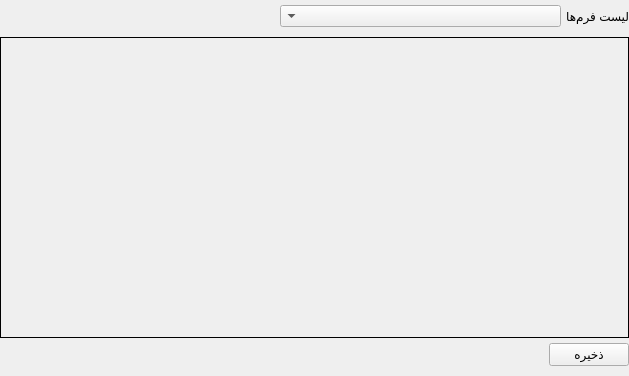
<?xml version="1.0" encoding="UTF-8"?>
<ui version="4.0">
 <class>frame</class>
 <widget class="QFrame" name="frame">
  <property name="geometry">
   <rect>
    <x>0</x>
    <y>0</y>
    <width>629</width>
    <height>376</height>
   </rect>
  </property>
  <property name="sizePolicy">
   <sizepolicy hsizetype="Expanding" vsizetype="Expanding">
    <horstretch>0</horstretch>
    <verstretch>0</verstretch>
   </sizepolicy>
  </property>
  <property name="windowTitle">
   <string>Frame</string>
  </property>
  <property name="layoutDirection">
   <enum>Qt::LayoutDirection::RightToLeft</enum>
  </property>
  <property name="frameShadow">
   <enum>QFrame::Shadow::Plain</enum>
  </property>
  <layout class="QVBoxLayout" name="mainlayout" stretch="0,1,0">
   <property name="spacing">
    <number>5</number>
   </property>
   <property name="leftMargin">
    <number>0</number>
   </property>
   <property name="topMargin">
    <number>0</number>
   </property>
   <property name="rightMargin">
    <number>0</number>
   </property>
   <property name="bottomMargin">
    <number>10</number>
   </property>
   <item>
    <widget class="QFrame" name="top_frame">
     <property name="frameShape">
      <enum>QFrame::Shape::NoFrame</enum>
     </property>
     <property name="frameShadow">
      <enum>QFrame::Shadow::Plain</enum>
     </property>
     <layout class="QHBoxLayout" name="horizontalLayout" stretch="0,1,1">
      <property name="spacing">
       <number>5</number>
      </property>
      <property name="leftMargin">
       <number>0</number>
      </property>
      <property name="topMargin">
       <number>5</number>
      </property>
      <property name="rightMargin">
       <number>0</number>
      </property>
      <property name="bottomMargin">
       <number>5</number>
      </property>
      <item>
       <widget class="QLabel" name="label">
        <property name="text">
         <string>لیست فرم‌ها</string>
        </property>
       </widget>
      </item>
      <item>
       <widget class="QComboBox" name="form_names">
        <property name="placeholderText">
         <string>فرم را انتخاب کنید</string>
        </property>
       </widget>
      </item>
      <item>
       <spacer name="horizontalSpacer">
        <property name="orientation">
         <enum>Qt::Orientation::Horizontal</enum>
        </property>
        <property name="sizeHint" stdset="0">
         <size>
          <width>40</width>
          <height>20</height>
         </size>
        </property>
       </spacer>
      </item>
     </layout>
    </widget>
   </item>
   <item>
    <widget class="QFrame" name="container">
     <property name="frameShape">
      <enum>QFrame::Shape::Box</enum>
     </property>
     <property name="frameShadow">
      <enum>QFrame::Shadow::Plain</enum>
     </property>
     <layout class="QVBoxLayout" name="verticalLayout">
      <property name="spacing">
       <number>5</number>
      </property>
      <property name="leftMargin">
       <number>0</number>
      </property>
      <property name="topMargin">
       <number>0</number>
      </property>
      <property name="rightMargin">
       <number>0</number>
      </property>
      <property name="bottomMargin">
       <number>5</number>
      </property>
      <item alignment="Qt::AlignmentFlag::AlignTop">
       <widget class="QFrame" name="form_frame">
        <property name="frameShape">
         <enum>QFrame::Shape::NoFrame</enum>
        </property>
        <property name="frameShadow">
         <enum>QFrame::Shadow::Raised</enum>
        </property>
        <layout class="QVBoxLayout" name="form_layout">
         <property name="spacing">
          <number>5</number>
         </property>
         <property name="leftMargin">
          <number>0</number>
         </property>
         <property name="topMargin">
          <number>0</number>
         </property>
         <property name="rightMargin">
          <number>0</number>
         </property>
         <property name="bottomMargin">
          <number>0</number>
         </property>
        </layout>
       </widget>
      </item>
     </layout>
    </widget>
   </item>
   <item>
    <widget class="QFrame" name="bottom_frame">
     <property name="frameShape">
      <enum>QFrame::Shape::NoFrame</enum>
     </property>
     <property name="frameShadow">
      <enum>QFrame::Shadow::Raised</enum>
     </property>
     <layout class="QHBoxLayout" name="horizontalLayout_2">
      <property name="spacing">
       <number>5</number>
      </property>
      <property name="leftMargin">
       <number>0</number>
      </property>
      <property name="topMargin">
       <number>0</number>
      </property>
      <property name="rightMargin">
       <number>0</number>
      </property>
      <property name="bottomMargin">
       <number>0</number>
      </property>
      <item>
       <widget class="QPushButton" name="add_button">
        <property name="text">
         <string>ذخیره</string>
        </property>
       </widget>
      </item>
      <item>
       <spacer name="horizontalSpacer_2">
        <property name="orientation">
         <enum>Qt::Orientation::Horizontal</enum>
        </property>
        <property name="sizeHint" stdset="0">
         <size>
          <width>40</width>
          <height>20</height>
         </size>
        </property>
       </spacer>
      </item>
     </layout>
    </widget>
   </item>
  </layout>
 </widget>
 <resources/>
 <connections/>
</ui>
